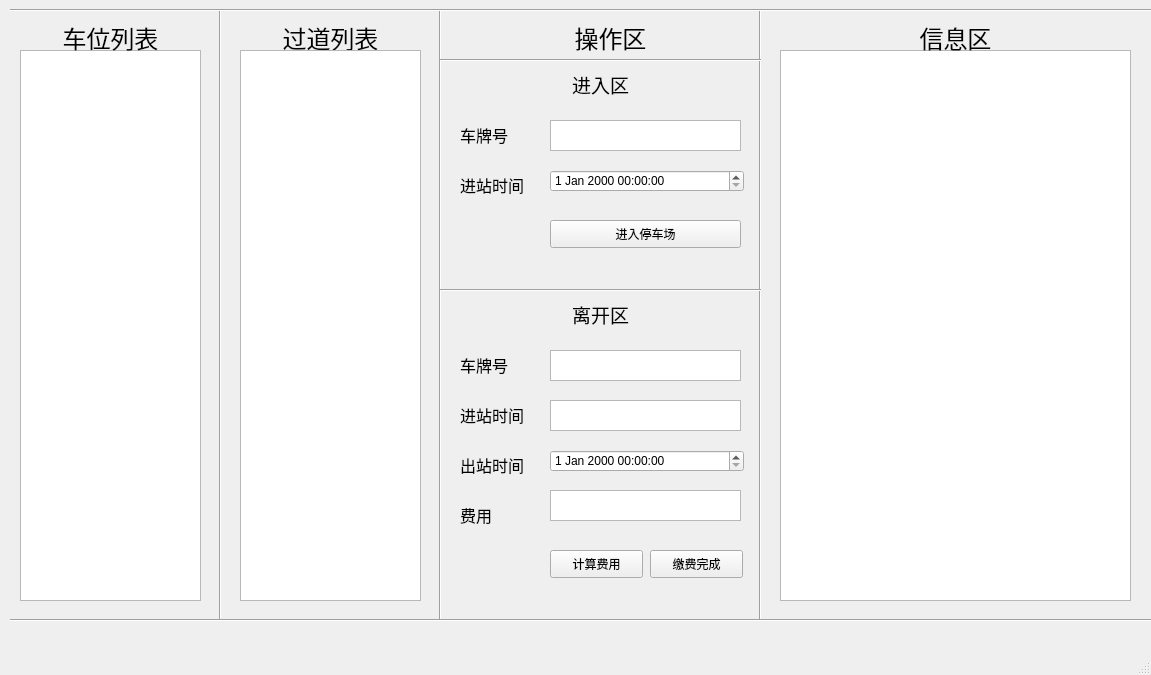
<?xml version="1.0" encoding="UTF-8"?>
<ui version="4.0">
 <class>MainWindow</class>
 <widget class="QMainWindow" name="MainWindow">
  <property name="geometry">
   <rect>
    <x>0</x>
    <y>0</y>
    <width>1151</width>
    <height>675</height>
   </rect>
  </property>
  <property name="windowTitle">
   <string>坦克停车场管理系统</string>
  </property>
  <widget class="QWidget" name="centralwidget">
   <widget class="QListView" name="listView">
    <property name="geometry">
     <rect>
      <x>20</x>
      <y>50</y>
      <width>181</width>
      <height>551</height>
     </rect>
    </property>
   </widget>
   <widget class="QLabel" name="label">
    <property name="geometry">
     <rect>
      <x>20</x>
      <y>20</y>
      <width>181</width>
      <height>31</height>
     </rect>
    </property>
    <property name="text">
     <string>&lt;html&gt;&lt;head/&gt;&lt;body&gt;&lt;p&gt;&lt;span style=&quot; font-size:18pt;&quot;&gt;车位列表&lt;/span&gt;&lt;/p&gt;&lt;/body&gt;&lt;/html&gt;</string>
    </property>
    <property name="textFormat">
     <enum>Qt::AutoText</enum>
    </property>
    <property name="alignment">
     <set>Qt::AlignHCenter|Qt::AlignTop</set>
    </property>
   </widget>
   <widget class="QLabel" name="label_2">
    <property name="geometry">
     <rect>
      <x>240</x>
      <y>20</y>
      <width>181</width>
      <height>31</height>
     </rect>
    </property>
    <property name="text">
     <string>&lt;html&gt;&lt;head/&gt;&lt;body&gt;&lt;p&gt;&lt;span style=&quot; font-size:18pt;&quot;&gt;过道列表&lt;/span&gt;&lt;/p&gt;&lt;/body&gt;&lt;/html&gt;</string>
    </property>
    <property name="textFormat">
     <enum>Qt::AutoText</enum>
    </property>
    <property name="alignment">
     <set>Qt::AlignHCenter|Qt::AlignTop</set>
    </property>
   </widget>
   <widget class="QListView" name="listView_2">
    <property name="geometry">
     <rect>
      <x>240</x>
      <y>50</y>
      <width>181</width>
      <height>551</height>
     </rect>
    </property>
   </widget>
   <widget class="QLabel" name="label_4">
    <property name="geometry">
     <rect>
      <x>510</x>
      <y>20</y>
      <width>201</width>
      <height>41</height>
     </rect>
    </property>
    <property name="text">
     <string>&lt;html&gt;&lt;head/&gt;&lt;body&gt;&lt;p&gt;&lt;span style=&quot; font-size:18pt;&quot;&gt;操作区&lt;/span&gt;&lt;/p&gt;&lt;/body&gt;&lt;/html&gt;</string>
    </property>
    <property name="textFormat">
     <enum>Qt::AutoText</enum>
    </property>
    <property name="alignment">
     <set>Qt::AlignHCenter|Qt::AlignTop</set>
    </property>
   </widget>
   <widget class="QLabel" name="label_3">
    <property name="geometry">
     <rect>
      <x>460</x>
      <y>120</y>
      <width>91</width>
      <height>31</height>
     </rect>
    </property>
    <property name="text">
     <string>&lt;html&gt;&lt;head/&gt;&lt;body&gt;&lt;p&gt;&lt;span style=&quot; font-size:12pt;&quot;&gt;车牌号&lt;/span&gt;&lt;/p&gt;&lt;/body&gt;&lt;/html&gt;</string>
    </property>
   </widget>
   <widget class="QTextEdit" name="textEdit">
    <property name="geometry">
     <rect>
      <x>550</x>
      <y>120</y>
      <width>191</width>
      <height>31</height>
     </rect>
    </property>
   </widget>
   <widget class="QPushButton" name="pushButton">
    <property name="geometry">
     <rect>
      <x>550</x>
      <y>220</y>
      <width>191</width>
      <height>28</height>
     </rect>
    </property>
    <property name="text">
     <string>进入停车场</string>
    </property>
   </widget>
   <widget class="QDateTimeEdit" name="dateTimeEdit">
    <property name="geometry">
     <rect>
      <x>550</x>
      <y>170</y>
      <width>194</width>
      <height>22</height>
     </rect>
    </property>
   </widget>
   <widget class="QLabel" name="label_5">
    <property name="geometry">
     <rect>
      <x>460</x>
      <y>170</y>
      <width>91</width>
      <height>31</height>
     </rect>
    </property>
    <property name="text">
     <string>&lt;html&gt;&lt;head/&gt;&lt;body&gt;&lt;p&gt;&lt;span style=&quot; font-size:12pt;&quot;&gt;进站时间&lt;/span&gt;&lt;/p&gt;&lt;/body&gt;&lt;/html&gt;</string>
    </property>
   </widget>
   <widget class="Line" name="line">
    <property name="geometry">
     <rect>
      <x>190</x>
      <y>10</y>
      <width>61</width>
      <height>611</height>
     </rect>
    </property>
    <property name="orientation">
     <enum>Qt::Vertical</enum>
    </property>
   </widget>
   <widget class="Line" name="line_2">
    <property name="geometry">
     <rect>
      <x>420</x>
      <y>10</y>
      <width>41</width>
      <height>611</height>
     </rect>
    </property>
    <property name="orientation">
     <enum>Qt::Vertical</enum>
    </property>
   </widget>
   <widget class="Line" name="line_4">
    <property name="geometry">
     <rect>
      <x>740</x>
      <y>10</y>
      <width>41</width>
      <height>611</height>
     </rect>
    </property>
    <property name="orientation">
     <enum>Qt::Vertical</enum>
    </property>
   </widget>
   <widget class="Line" name="line_5">
    <property name="geometry">
     <rect>
      <x>10</x>
      <y>600</y>
      <width>1381</width>
      <height>41</height>
     </rect>
    </property>
    <property name="orientation">
     <enum>Qt::Horizontal</enum>
    </property>
   </widget>
   <widget class="Line" name="line_6">
    <property name="geometry">
     <rect>
      <x>10</x>
      <y>-10</y>
      <width>1381</width>
      <height>41</height>
     </rect>
    </property>
    <property name="orientation">
     <enum>Qt::Horizontal</enum>
    </property>
   </widget>
   <widget class="QPushButton" name="pushButton_2">
    <property name="geometry">
     <rect>
      <x>650</x>
      <y>550</y>
      <width>93</width>
      <height>28</height>
     </rect>
    </property>
    <property name="text">
     <string>缴费完成</string>
    </property>
   </widget>
   <widget class="QLabel" name="label_6">
    <property name="geometry">
     <rect>
      <x>460</x>
      <y>350</y>
      <width>91</width>
      <height>31</height>
     </rect>
    </property>
    <property name="text">
     <string>&lt;html&gt;&lt;head/&gt;&lt;body&gt;&lt;p&gt;&lt;span style=&quot; font-size:12pt;&quot;&gt;车牌号&lt;/span&gt;&lt;/p&gt;&lt;/body&gt;&lt;/html&gt;</string>
    </property>
   </widget>
   <widget class="QTextEdit" name="textEdit_2">
    <property name="geometry">
     <rect>
      <x>550</x>
      <y>350</y>
      <width>191</width>
      <height>31</height>
     </rect>
    </property>
   </widget>
   <widget class="QLabel" name="label_7">
    <property name="geometry">
     <rect>
      <x>460</x>
      <y>400</y>
      <width>91</width>
      <height>31</height>
     </rect>
    </property>
    <property name="text">
     <string>&lt;html&gt;&lt;head/&gt;&lt;body&gt;&lt;p&gt;&lt;span style=&quot; font-size:12pt;&quot;&gt;进站时间&lt;/span&gt;&lt;/p&gt;&lt;/body&gt;&lt;/html&gt;</string>
    </property>
   </widget>
   <widget class="QTextEdit" name="textEdit_3">
    <property name="geometry">
     <rect>
      <x>780</x>
      <y>50</y>
      <width>351</width>
      <height>551</height>
     </rect>
    </property>
   </widget>
   <widget class="QLabel" name="label_8">
    <property name="geometry">
     <rect>
      <x>850</x>
      <y>20</y>
      <width>211</width>
      <height>41</height>
     </rect>
    </property>
    <property name="text">
     <string>&lt;html&gt;&lt;head/&gt;&lt;body&gt;&lt;p&gt;&lt;span style=&quot; font-size:18pt;&quot;&gt;信息区&lt;/span&gt;&lt;/p&gt;&lt;/body&gt;&lt;/html&gt;</string>
    </property>
    <property name="textFormat">
     <enum>Qt::AutoText</enum>
    </property>
    <property name="alignment">
     <set>Qt::AlignHCenter|Qt::AlignTop</set>
    </property>
   </widget>
   <widget class="QLabel" name="label_9">
    <property name="geometry">
     <rect>
      <x>460</x>
      <y>450</y>
      <width>91</width>
      <height>31</height>
     </rect>
    </property>
    <property name="text">
     <string>&lt;html&gt;&lt;head/&gt;&lt;body&gt;&lt;p&gt;&lt;span style=&quot; font-size:12pt;&quot;&gt;出站时间&lt;/span&gt;&lt;/p&gt;&lt;/body&gt;&lt;/html&gt;</string>
    </property>
   </widget>
   <widget class="QDateTimeEdit" name="dateTimeEdit_3">
    <property name="geometry">
     <rect>
      <x>550</x>
      <y>450</y>
      <width>194</width>
      <height>22</height>
     </rect>
    </property>
   </widget>
   <widget class="QLabel" name="label_10">
    <property name="geometry">
     <rect>
      <x>460</x>
      <y>500</y>
      <width>91</width>
      <height>31</height>
     </rect>
    </property>
    <property name="text">
     <string>&lt;html&gt;&lt;head/&gt;&lt;body&gt;&lt;p&gt;&lt;span style=&quot; font-size:12pt;&quot;&gt;费用&lt;/span&gt;&lt;/p&gt;&lt;/body&gt;&lt;/html&gt;</string>
    </property>
   </widget>
   <widget class="QTextEdit" name="textEdit_4">
    <property name="geometry">
     <rect>
      <x>550</x>
      <y>400</y>
      <width>191</width>
      <height>31</height>
     </rect>
    </property>
   </widget>
   <widget class="QTextEdit" name="textEdit_5">
    <property name="geometry">
     <rect>
      <x>550</x>
      <y>490</y>
      <width>191</width>
      <height>31</height>
     </rect>
    </property>
   </widget>
   <widget class="QPushButton" name="pushButton_3">
    <property name="geometry">
     <rect>
      <x>550</x>
      <y>550</y>
      <width>93</width>
      <height>28</height>
     </rect>
    </property>
    <property name="text">
     <string>计算费用</string>
    </property>
   </widget>
   <widget class="QLabel" name="label_11">
    <property name="geometry">
     <rect>
      <x>500</x>
      <y>300</y>
      <width>201</width>
      <height>31</height>
     </rect>
    </property>
    <property name="text">
     <string>&lt;html&gt;&lt;head/&gt;&lt;body&gt;&lt;p&gt;&lt;span style=&quot; font-size:14pt;&quot;&gt;离开区&lt;/span&gt;&lt;/p&gt;&lt;/body&gt;&lt;/html&gt;</string>
    </property>
    <property name="textFormat">
     <enum>Qt::AutoText</enum>
    </property>
    <property name="alignment">
     <set>Qt::AlignHCenter|Qt::AlignTop</set>
    </property>
   </widget>
   <widget class="QLabel" name="label_12">
    <property name="geometry">
     <rect>
      <x>500</x>
      <y>70</y>
      <width>201</width>
      <height>31</height>
     </rect>
    </property>
    <property name="text">
     <string>&lt;html&gt;&lt;head/&gt;&lt;body&gt;&lt;p&gt;&lt;span style=&quot; font-size:14pt;&quot;&gt;进入区&lt;/span&gt;&lt;/p&gt;&lt;/body&gt;&lt;/html&gt;</string>
    </property>
    <property name="textFormat">
     <enum>Qt::AutoText</enum>
    </property>
    <property name="alignment">
     <set>Qt::AlignHCenter|Qt::AlignTop</set>
    </property>
   </widget>
   <widget class="Line" name="line_3">
    <property name="geometry">
     <rect>
      <x>440</x>
      <y>280</y>
      <width>321</width>
      <height>20</height>
     </rect>
    </property>
    <property name="orientation">
     <enum>Qt::Horizontal</enum>
    </property>
   </widget>
   <widget class="Line" name="line_7">
    <property name="geometry">
     <rect>
      <x>440</x>
      <y>50</y>
      <width>321</width>
      <height>20</height>
     </rect>
    </property>
    <property name="orientation">
     <enum>Qt::Horizontal</enum>
    </property>
   </widget>
  </widget>
  <widget class="QMenuBar" name="menubar">
   <property name="geometry">
    <rect>
     <x>0</x>
     <y>0</y>
     <width>1151</width>
     <height>26</height>
    </rect>
   </property>
  </widget>
  <widget class="QStatusBar" name="statusbar"/>
 </widget>
 <resources/>
 <connections/>
</ui>
